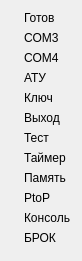
   <widget class="QWidget" name="layoutWidget">
    <property name="geometry">
     <rect>
      <x>10</x>
      <y>10</y>
      <width>71</width>
      <height>261</height>
     </rect>
    </property>
    <property name="sizePolicy">
     <sizepolicy hsizetype="Preferred" vsizetype="Fixed">
      <horstretch>0</horstretch>
      <verstretch>0</verstretch>
     </sizepolicy>
    </property>
    <layout class="QGridLayout" name="gridLayout_2">
     <item row="0" column="0">
      <widget class="QLabel" name="label_ready">
       <property name="sizePolicy">
        <sizepolicy hsizetype="Fixed" vsizetype="Fixed">
         <horstretch>0</horstretch>
         <verstretch>0</verstretch>
        </sizepolicy>
       </property>
       <property name="text">
        <string/>
       </property>
       <property name="pixmap">
        <pixmap resource="../shaper/images.qrc">:/status/images/icon_grn.ico</pixmap>
       </property>
      </widget>
     </item>
     <item row="0" column="1">
      <widget class="QLabel" name="label_7">
       <property name="sizePolicy">
        <sizepolicy hsizetype="Preferred" vsizetype="Fixed">
         <horstretch>0</horstretch>
         <verstretch>0</verstretch>
        </sizepolicy>
       </property>
       <property name="text">
        <string>Готов</string>
       </property>
      </widget>
     </item>
     <item row="1" column="0">
      <widget class="QLabel" name="label_COM3">
       <property name="sizePolicy">
        <sizepolicy hsizetype="Fixed" vsizetype="Fixed">
         <horstretch>0</horstretch>
         <verstretch>0</verstretch>
        </sizepolicy>
       </property>
       <property name="text">
        <string/>
       </property>
       <property name="pixmap">
        <pixmap resource="../shaper/images.qrc">:/status/images/icon_grn.ico</pixmap>
       </property>
      </widget>
     </item>
     <item row="1" column="1">
      <widget class="QLabel" name="label_20">
       <property name="sizePolicy">
        <sizepolicy hsizetype="Preferred" vsizetype="Fixed">
         <horstretch>0</horstretch>
         <verstretch>0</verstretch>
        </sizepolicy>
       </property>
       <property name="text">
        <string>COM3</string>
       </property>
      </widget>
     </item>
     <item row="2" column="0">
      <widget class="QLabel" name="label_COM4">
       <property name="sizePolicy">
        <sizepolicy hsizetype="Fixed" vsizetype="Fixed">
         <horstretch>0</horstretch>
         <verstretch>0</verstretch>
        </sizepolicy>
       </property>
       <property name="text">
        <string/>
       </property>
       <property name="pixmap">
        <pixmap resource="../shaper/images.qrc">:/status/images/icon_grn.ico</pixmap>
       </property>
      </widget>
     </item>
     <item row="2" column="1">
      <widget class="QLabel" name="label_21">
       <property name="sizePolicy">
        <sizepolicy hsizetype="Preferred" vsizetype="Fixed">
         <horstretch>0</horstretch>
         <verstretch>0</verstretch>
        </sizepolicy>
       </property>
       <property name="text">
        <string>COM4</string>
       </property>
      </widget>
     </item>
     <item row="3" column="0">
      <widget class="QLabel" name="label_ATU">
       <property name="sizePolicy">
        <sizepolicy hsizetype="Fixed" vsizetype="Fixed">
         <horstretch>0</horstretch>
         <verstretch>0</verstretch>
        </sizepolicy>
       </property>
       <property name="text">
        <string/>
       </property>
       <property name="pixmap">
        <pixmap resource="../shaper/images.qrc">:/status/images/icon_grn.ico</pixmap>
       </property>
      </widget>
     </item>
     <item row="3" column="1">
      <widget class="QLabel" name="label_22">
       <property name="sizePolicy">
        <sizepolicy hsizetype="Preferred" vsizetype="Fixed">
         <horstretch>0</horstretch>
         <verstretch>0</verstretch>
        </sizepolicy>
       </property>
       <property name="text">
        <string>АТУ</string>
       </property>
      </widget>
     </item>
     <item row="4" column="0">
      <widget class="QLabel" name="label_Key">
       <property name="sizePolicy">
        <sizepolicy hsizetype="Fixed" vsizetype="Fixed">
         <horstretch>0</horstretch>
         <verstretch>0</verstretch>
        </sizepolicy>
       </property>
       <property name="text">
        <string/>
       </property>
       <property name="pixmap">
        <pixmap resource="../shaper/images.qrc">:/status/images/icon_grn.ico</pixmap>
       </property>
      </widget>
     </item>
     <item row="4" column="1">
      <widget class="QLabel" name="label_23">
       <property name="sizePolicy">
        <sizepolicy hsizetype="Preferred" vsizetype="Fixed">
         <horstretch>0</horstretch>
         <verstretch>0</verstretch>
        </sizepolicy>
       </property>
       <property name="text">
        <string>Ключ</string>
       </property>
      </widget>
     </item>
     <item row="5" column="0">
      <widget class="QLabel" name="label_Out">
       <property name="sizePolicy">
        <sizepolicy hsizetype="Fixed" vsizetype="Fixed">
         <horstretch>0</horstretch>
         <verstretch>0</verstretch>
        </sizepolicy>
       </property>
       <property name="text">
        <string/>
       </property>
       <property name="pixmap">
        <pixmap resource="../shaper/images.qrc">:/status/images/icon_grn.ico</pixmap>
       </property>
      </widget>
     </item>
     <item row="5" column="1">
      <widget class="QLabel" name="label_24">
       <property name="sizePolicy">
        <sizepolicy hsizetype="Preferred" vsizetype="Fixed">
         <horstretch>0</horstretch>
         <verstretch>0</verstretch>
        </sizepolicy>
       </property>
       <property name="text">
        <string>Выход</string>
       </property>
      </widget>
     </item>
     <item row="6" column="0">
      <widget class="QLabel" name="label_Test">
       <property name="sizePolicy">
        <sizepolicy hsizetype="Fixed" vsizetype="Fixed">
         <horstretch>0</horstretch>
         <verstretch>0</verstretch>
        </sizepolicy>
       </property>
       <property name="text">
        <string/>
       </property>
       <property name="pixmap">
        <pixmap resource="../shaper/images.qrc">:/status/images/icon_grn.ico</pixmap>
       </property>
      </widget>
     </item>
     <item row="6" column="1">
      <widget class="QLabel" name="label_25">
       <property name="sizePolicy">
        <sizepolicy hsizetype="Preferred" vsizetype="Fixed">
         <horstretch>0</horstretch>
         <verstretch>0</verstretch>
        </sizepolicy>
       </property>
       <property name="text">
        <string>Тест</string>
       </property>
      </widget>
     </item>
     <item row="7" column="0">
      <widget class="QLabel" name="label_Timer">
       <property name="sizePolicy">
        <sizepolicy hsizetype="Fixed" vsizetype="Fixed">
         <horstretch>0</horstretch>
         <verstretch>0</verstretch>
        </sizepolicy>
       </property>
       <property name="text">
        <string/>
       </property>
       <property name="pixmap">
        <pixmap resource="../shaper/images.qrc">:/status/images/icon_grn.ico</pixmap>
       </property>
      </widget>
     </item>
     <item row="7" column="1">
      <widget class="QLabel" name="label_26">
       <property name="sizePolicy">
        <sizepolicy hsizetype="Preferred" vsizetype="Fixed">
         <horstretch>0</horstretch>
         <verstretch>0</verstretch>
        </sizepolicy>
       </property>
       <property name="text">
        <string>Таймер</string>
       </property>
      </widget>
     </item>
     <item row="8" column="0">
      <widget class="QLabel" name="label_Mem">
       <property name="sizePolicy">
        <sizepolicy hsizetype="Fixed" vsizetype="Fixed">
         <horstretch>0</horstretch>
         <verstretch>0</verstretch>
        </sizepolicy>
       </property>
       <property name="text">
        <string/>
       </property>
       <property name="pixmap">
        <pixmap resource="../shaper/images.qrc">:/status/images/icon_grn.ico</pixmap>
       </property>
      </widget>
     </item>
     <item row="8" column="1">
      <widget class="QLabel" name="label_27">
       <property name="sizePolicy">
        <sizepolicy hsizetype="Preferred" vsizetype="Fixed">
         <horstretch>0</horstretch>
         <verstretch>0</verstretch>
        </sizepolicy>
       </property>
       <property name="text">
        <string>Память</string>
       </property>
      </widget>
     </item>
     <item row="9" column="0">
      <widget class="QLabel" name="label_PNP">
       <property name="sizePolicy">
        <sizepolicy hsizetype="Fixed" vsizetype="Fixed">
         <horstretch>0</horstretch>
         <verstretch>0</verstretch>
        </sizepolicy>
       </property>
       <property name="text">
        <string/>
       </property>
       <property name="pixmap">
        <pixmap resource="../shaper/images.qrc">:/status/images/icon_grn.ico</pixmap>
       </property>
      </widget>
     </item>
     <item row="9" column="1">
      <widget class="QLabel" name="label_28">
       <property name="sizePolicy">
        <sizepolicy hsizetype="Preferred" vsizetype="Fixed">
         <horstretch>0</horstretch>
         <verstretch>0</verstretch>
        </sizepolicy>
       </property>
       <property name="text">
        <string>PtoP</string>
       </property>
      </widget>
     </item>
     <item row="10" column="0">
      <widget class="QLabel" name="label_consol">
       <property name="sizePolicy">
        <sizepolicy hsizetype="Fixed" vsizetype="Fixed">
         <horstretch>0</horstretch>
         <verstretch>0</verstretch>
        </sizepolicy>
       </property>
       <property name="text">
        <string/>
       </property>
       <property name="pixmap">
        <pixmap resource="../shaper/images.qrc">:/status/images/icon_grn.ico</pixmap>
       </property>
      </widget>
     </item>
     <item row="10" column="1">
      <widget class="QLabel" name="label_29">
       <property name="sizePolicy">
        <sizepolicy hsizetype="Preferred" vsizetype="Fixed">
         <horstretch>0</horstretch>
         <verstretch>0</verstretch>
        </sizepolicy>
       </property>
       <property name="text">
        <string>Консоль</string>
       </property>
      </widget>
     </item>
     <item row="11" column="0">
      <widget class="QLabel" name="label_OTU">
       <property name="sizePolicy">
        <sizepolicy hsizetype="Fixed" vsizetype="Fixed">
         <horstretch>0</horstretch>
         <verstretch>0</verstretch>
        </sizepolicy>
       </property>
       <property name="text">
        <string/>
       </property>
       <property name="pixmap">
        <pixmap resource="../shaper/images.qrc">:/status/images/icon_grn.ico</pixmap>
       </property>
      </widget>
     </item>
     <item row="11" column="1">
      <widget class="QLabel" name="label_30">
       <property name="sizePolicy">
        <sizepolicy hsizetype="Preferred" vsizetype="Fixed">
         <horstretch>0</horstretch>
         <verstretch>0</verstretch>
        </sizepolicy>
       </property>
       <property name="text">
        <string>БРОК</string>
       </property>
      </widget>
     </item>
    </layout>
   </widget>
